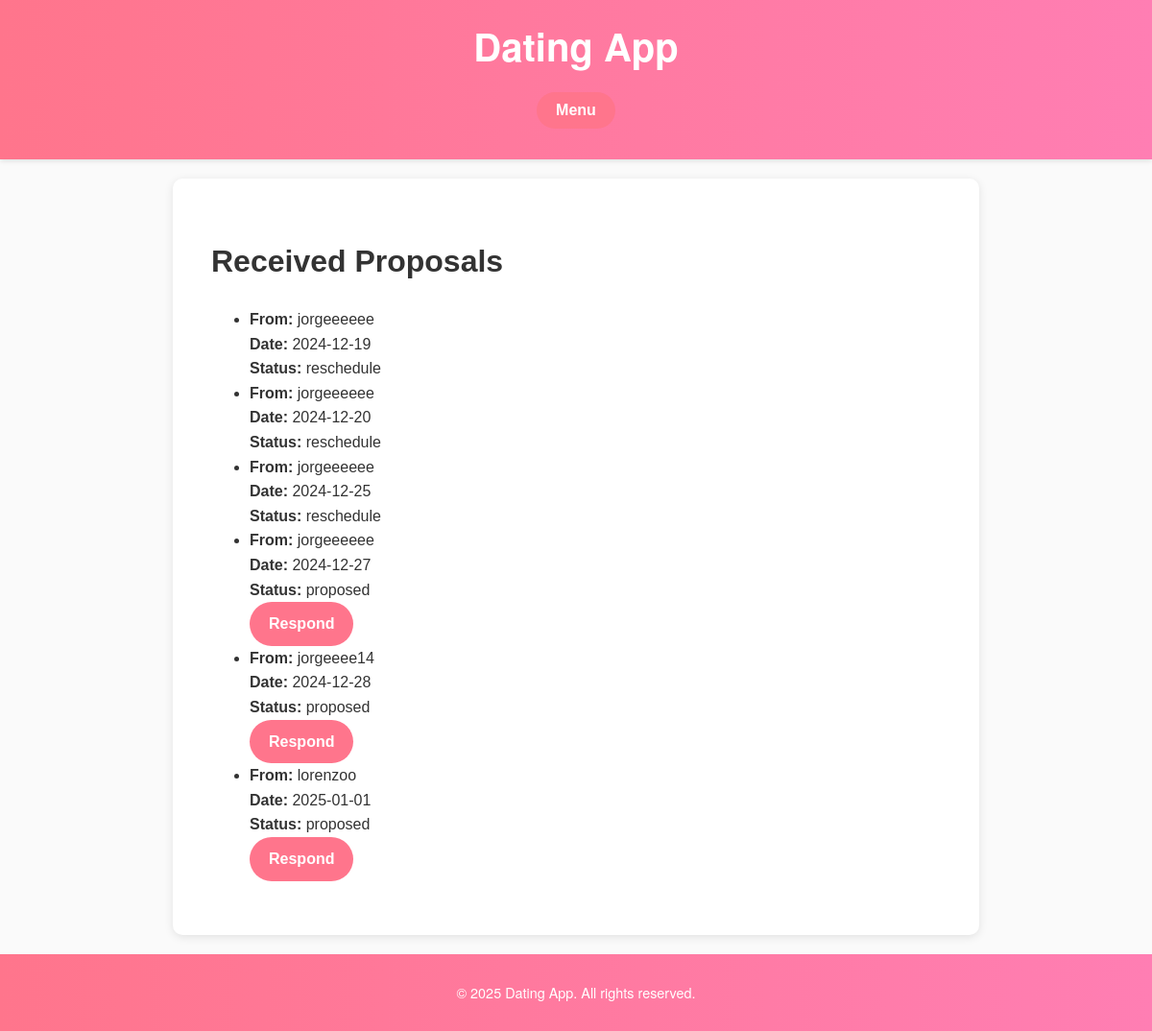
The app's page /received_proposals (signed in) with its own data.
### website/model.py (models this page shows)
class DateProposal(db.Model):
    id: Mapped[int] = mapped_column(primary_key=True)
    proposer_id: Mapped[int] = mapped_column(ForeignKey("user.id"))
    proposer: Mapped["User"] = relationship(
        "User", foreign_keys=[proposer_id], back_populates="sent_proposals"
    )
    recipient_id: Mapped[int] = mapped_column(ForeignKey("user.id"))
    recipient: Mapped["User"] = relationship(
        "User", foreign_keys=[recipient_id], back_populates="received_proposals"
    )
    date_time: Mapped[date] = mapped_column(Date, nullable=False)
    status: Mapped[ProposalStatus]
    request_timestamp: Mapped[datetime] = mapped_column(
        DateTime(timezone=True), server_default=func.now()
    )
    response_timestamp: Mapped[datetime] = mapped_column(
        DateTime(timezone=True), server_default=func.now()
    )
    optional_text_proposal: Mapped[Optional[str]] = mapped_column(
        String(100)
    )
    optional_text_response: Mapped[Optional[str]] = mapped_column(
        String(100)
    )

class User(db.Model, flask_login.UserMixin):
    id : Mapped[int] = mapped_column(primary_key=True)
    username : Mapped[str] = mapped_column(
        String(100), unique=True
    )
    first_name : Mapped[str] = mapped_column(
        String(100)
    )
    last_name: Mapped[str] = mapped_column(
        String(100)
    )
    email : Mapped[str] = mapped_column(
        String(128), unique=True
    )
    password : Mapped[str] = mapped_column(
        String(128)
    )
    profile: Mapped["UserProfile"] = relationship("UserProfile", back_populates="user", uselist=False)
    matches: Mapped["MatchingPreference"] = relationship("MatchingPreference", back_populates="user", uselist=False)
    sent_proposals: Mapped[List["DateProposal"]] = relationship(
        "DateProposal", back_populates="proposer", foreign_keys="DateProposal.proposer_id"
    )
    received_proposals: Mapped[List["DateProposal"]] = relationship(
        "DateProposal", back_populates="recipient", foreign_keys="DateProposal.recipient_id"
    )
    liking: Mapped[List["User"]] = relationship(
        secondary=LikingAssociation.__table__,
        primaryjoin=LikingAssociation.liker_id == id,
        secondaryjoin=LikingAssociation.liked_id == id,
        back_populates="likers",
    )
    likers: Mapped[List["User"]] = relationship(
        secondary=LikingAssociation.__table__,
        primaryjoin=LikingAssociation.liked_id == id,
        secondaryjoin=LikingAssociation.liker_id == id,
        back_populates="liking",
    )
    blocking: Mapped[List["User"]] = relationship(
        secondary=BlockingAssociation.__table__,
        primaryjoin=BlockingAssociation.blocker_id == id,
        secondaryjoin=BlockingAssociation.blocked_id == id,
        back_populates="blockers",
    )
    blockers: Mapped[List["User"]] = relationship(
        secondary=BlockingAssociation.__table__,
        primaryjoin=BlockingAssociation.blocked_id == id,
        secondaryjoin=BlockingAssociation.blocker_id == id,
        back_populates="blocking",
    )
    created_events: Mapped[List["Event"]] = relationship("Event", back_populates="creator")
    registered_events: Mapped[List["Event"]] = relationship("EventParticipant", back_populates="user")

### website/proposals.py (the view)
@proposals.route('/received_proposals', methods=['GET'])
@flask_login.login_required
def received_proposals():
    user = current_user
    query = db.select(DateProposal).where(
        (DateProposal.recipient_id == user.id) &
        (DateProposal.status.notin_([ProposalStatus.rejected, ProposalStatus.ignored]))
    )
    proposals = db.session.execute(query).scalars().all()
    return render_template('received_proposals.html', proposals=proposals, ProposalStatus=ProposalStatus)

### website/templates/received_proposals.html (shortened to what this page needs)
{% extends "base.html" %}
{% block content %}
<div class="container">
    <h1>Received Proposals</h1>
    {% if proposals %}
        <ul class="list-group">
            {% for proposal in proposals %}
                <li class="list-group-item">
                    <strong>From:</strong> {{ proposal.proposer.username }} <br>
                    <strong>Date:</strong> {{ proposal.date_time }} <br>
                    <strong>Status:</strong> {{ proposal.status.name }} <br>
                    {% if proposal.status == ProposalStatus.proposed %}
                        <a href="{{ url_for('proposals.respond_to_proposal', proposal_id=proposal.id) }}" class="btn btn-primary">Respond</a>
                    {% endif %}
                </li>
            {% endfor %}
        </ul>
    {% else %}
        <p>No received proposals at the moment.</p>
    {% endif %}
</div>
{% endblock %}

### website/static/styles/base.css (style rules this page uses)
body { font-family: 'Helvetica Neue', Arial, sans-serif; margin: 0; padding: 0; background-color: #fafafa; color: #333; line-height: 1.6; }
.btn { display: inline-block; padding: 10px 20px; text-decoration: none; border-radius: 25px; font-size: 1em; font-weight: bold; cursor: pointer; }
.btn-primary { background-color: #ff758c; color: white; }
.container { max-width: 800px; margin: auto; padding: 20px; font-family: 'Arial', sans-serif; }

### records on screen
DateProposal: proposer.username "jorgeeeeee", date_time "2024-12-19", status.name "reschedule"
DateProposal: proposer.username "jorgeeeeee", date_time "2024-12-20", status.name "reschedule"
DateProposal: proposer.username "jorgeeeeee", date_time "2024-12-25", status.name "reschedule"
DateProposal: proposer.username "jorgeeeeee", date_time "2024-12-27", status.name "proposed"
DateProposal: proposer.username "jorgeeee14", date_time "2024-12-28", status.name "proposed"
DateProposal: proposer.username "lorenzoo", date_time "2025-01-01", status.name "proposed"
